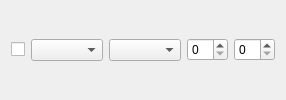
               <widget class="QWidget" name="shiftedit_hbox9" native="true">
                <layout class="QHBoxLayout" name="horbox9_3">
                 <item>
                  <widget class="QCheckBox" name="shiftedit_checkBox9">
                   <property name="text">
                    <string/>
                   </property>
                  </widget>
                 </item>
                 <item>
                  <widget class="QComboBox" name="shiftedit_comboBox9_1">
                   <property name="sizePolicy">
                    <sizepolicy hsizetype="Expanding" vsizetype="Fixed">
                     <horstretch>0</horstretch>
                     <verstretch>0</verstretch>
                    </sizepolicy>
                   </property>
                  </widget>
                 </item>
                 <item>
                  <widget class="QComboBox" name="shiftedit_comboBox9_2">
                   <property name="sizePolicy">
                    <sizepolicy hsizetype="Expanding" vsizetype="Fixed">
                     <horstretch>0</horstretch>
                     <verstretch>0</verstretch>
                    </sizepolicy>
                   </property>
                  </widget>
                 </item>
                 <item>
                  <widget class="QSpinBox" name="shiftedit_spinbox9_1">
                   <property name="maximum">
                    <number>12</number>
                   </property>
                  </widget>
                 </item>
                 <item>
                  <widget class="QSpinBox" name="shiftedit_spinbox9_2">
                   <property name="maximum">
                    <number>60</number>
                   </property>
                   <property name="singleStep">
                    <number>15</number>
                   </property>
                  </widget>
                 </item>
                </layout>
               </widget>
